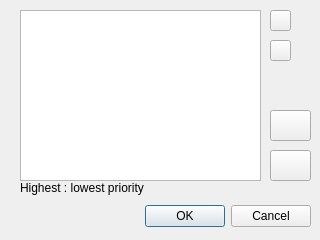
<?xml version="1.0" encoding="UTF-8"?>
<ui version="4.0">
 <class>EditModsDialog</class>
 <widget class="QDialog" name="EditModsDialog">
  <property name="geometry">
   <rect>
    <x>0</x>
    <y>0</y>
    <width>320</width>
    <height>240</height>
   </rect>
  </property>
  <property name="minimumSize">
   <size>
    <width>320</width>
    <height>240</height>
   </size>
  </property>
  <property name="windowTitle">
   <string>Edit mods</string>
  </property>
  <widget class="QDialogButtonBox" name="buttonBox">
   <property name="geometry">
    <rect>
     <x>10</x>
     <y>200</y>
     <width>301</width>
     <height>32</height>
    </rect>
   </property>
   <property name="orientation">
    <enum>Qt::Horizontal</enum>
   </property>
   <property name="standardButtons">
    <set>QDialogButtonBox::Cancel|QDialogButtonBox::Ok</set>
   </property>
  </widget>
  <widget class="QListView" name="listView">
   <property name="geometry">
    <rect>
     <x>20</x>
     <y>10</y>
     <width>241</width>
     <height>171</height>
    </rect>
   </property>
  </widget>
  <widget class="QToolButton" name="addButton">
   <property name="geometry">
    <rect>
     <x>270</x>
     <y>110</y>
     <width>41</width>
     <height>31</height>
    </rect>
   </property>
   <property name="toolTip">
    <string>Add a mod</string>
   </property>
   <property name="text">
    <string/>
   </property>
   <property name="icon">
    <iconset resource="resources.qrc">
     <normaloff>:/add.png</normaloff>:/add.png</iconset>
   </property>
   <property name="iconSize">
    <size>
     <width>32</width>
     <height>32</height>
    </size>
   </property>
  </widget>
  <widget class="QToolButton" name="deleteButton">
   <property name="geometry">
    <rect>
     <x>270</x>
     <y>150</y>
     <width>41</width>
     <height>31</height>
    </rect>
   </property>
   <property name="toolTip">
    <string>Remove this mod</string>
   </property>
   <property name="text">
    <string/>
   </property>
   <property name="icon">
    <iconset resource="resources.qrc">
     <normaloff>:/delete.png</normaloff>:/delete.png</iconset>
   </property>
   <property name="iconSize">
    <size>
     <width>32</width>
     <height>32</height>
    </size>
   </property>
  </widget>
  <widget class="QToolButton" name="upButton">
   <property name="geometry">
    <rect>
     <x>270</x>
     <y>10</y>
     <width>21</width>
     <height>21</height>
    </rect>
   </property>
   <property name="toolTip">
    <string>Go up</string>
   </property>
   <property name="text">
    <string/>
   </property>
   <property name="icon">
    <iconset resource="resources.qrc">
     <normaloff>:/up.png</normaloff>:/up.png</iconset>
   </property>
   <property name="iconSize">
    <size>
     <width>16</width>
     <height>16</height>
    </size>
   </property>
  </widget>
  <widget class="QToolButton" name="downButton">
   <property name="geometry">
    <rect>
     <x>270</x>
     <y>40</y>
     <width>21</width>
     <height>21</height>
    </rect>
   </property>
   <property name="toolTip">
    <string>Go down</string>
   </property>
   <property name="text">
    <string/>
   </property>
   <property name="icon">
    <iconset resource="resources.qrc">
     <normaloff>:/down.png</normaloff>:/down.png</iconset>
   </property>
   <property name="iconSize">
    <size>
     <width>16</width>
     <height>16</height>
    </size>
   </property>
  </widget>
  <widget class="QLabel" name="label">
   <property name="geometry">
    <rect>
     <x>20</x>
     <y>180</y>
     <width>241</width>
     <height>16</height>
    </rect>
   </property>
   <property name="text">
    <string>Highest : lowest priority </string>
   </property>
  </widget>
 </widget>
 <resources>
  <include location="resources.qrc"/>
 </resources>
 <connections>
  <connection>
   <sender>buttonBox</sender>
   <signal>accepted()</signal>
   <receiver>EditModsDialog</receiver>
   <slot>accept()</slot>
   <hints>
    <hint type="sourcelabel">
     <x>248</x>
     <y>254</y>
    </hint>
    <hint type="destinationlabel">
     <x>157</x>
     <y>274</y>
    </hint>
   </hints>
  </connection>
  <connection>
   <sender>buttonBox</sender>
   <signal>rejected()</signal>
   <receiver>EditModsDialog</receiver>
   <slot>reject()</slot>
   <hints>
    <hint type="sourcelabel">
     <x>316</x>
     <y>260</y>
    </hint>
    <hint type="destinationlabel">
     <x>286</x>
     <y>274</y>
    </hint>
   </hints>
  </connection>
 </connections>
</ui>
